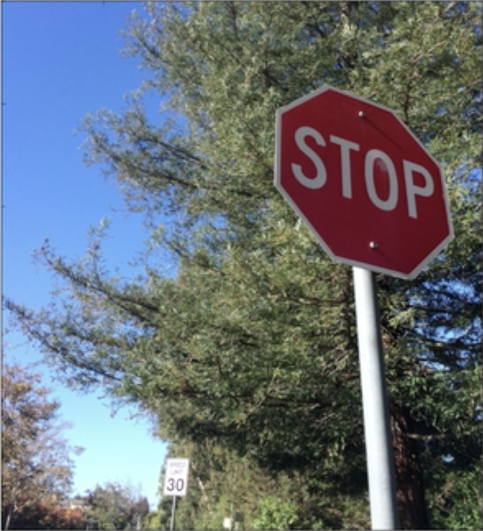
#> input picture 1_computer_vision_deep_learning_and_sensor/6_camera_calibration/stop_sign.png, 966 x 1062 px (shown at 1/2 size)
$ jupyter execute 16_transform_a_stop_sign.ipynb   (shell and % lines are left out)
#> lines starting #> are read from the running program, lines starting #| are printed output that depends on the picture
[cell 1]
import numpy as np
import cv2
import matplotlib.pyplot as plt
import matplotlib.image as mpimg

[cell 2]
img = mpimg.imread('stop_sign.png')
#> img is the input picture: shape (1062, 966, 4) float32; mean R, G, B, A 0.403, 0.435, 0.464, 1
img.shape
#> Out = (1062, 966, 4)

[cell 3]
plt.imshow(img)

[cell 4]
plt.imshow(img)
plt.plot(882, 340, '.')
plt.plot(905, 466, '.')
plt.plot(551, 368, '.')
plt.plot(560, 233, '.')
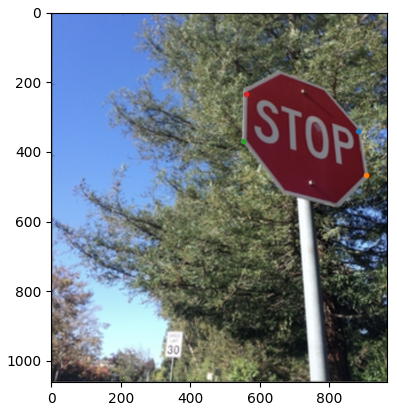
#> figure drawn by matplotlib, 1 panel

[cell 5]
def warp(img):
    img_size = (img.shape[1], img.shape[0])
#> img_size = (966, 1062)

    src = np.float32([
        [882, 340],
        [905, 466],
        [551, 368],
        [560, 233]
    ])

    dst = np.float32([
        [870, 240],
        [870, 370],
        [520, 370],
        [520, 240]

#         [600, 500],
#         [600, 600],
#         [400, 600],
#         [400, 500]

#         [900, 50],
#         [900, 1000],
#         [50, 1000],
#         [50, 50]
    ])

    M = cv2.getPerspectiveTransform(src, dst)

    M_inv = cv2.getPerspectiveTransform(dst, src)

    warped = cv2.warpPerspective(img, M, img_size, flags=cv2.INTER_LINEAR)
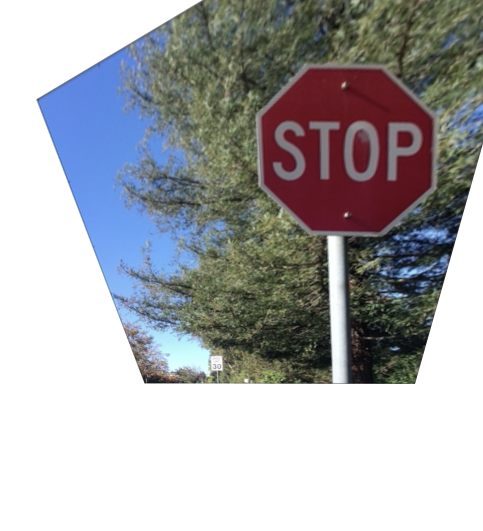
#> warped: shape (1062, 966, 4) float32 (shown at 1/2 size); mean R, G, B, A 0.209, 0.212, 0.224, 0.544; transparent parts drawn white

    return warped

[cell 6]
# [870, 240],
# [870, 370],
# [520, 370],
# [520, 240]

warped_img = warp(img)

f, (ax1, ax2) = plt.subplots(1, 2, figsize=(20, 10))
ax1.set_title('Source Img')
ax1.imshow(img)
ax2.set_title('Warped Img')
ax2.imshow(warped_img)
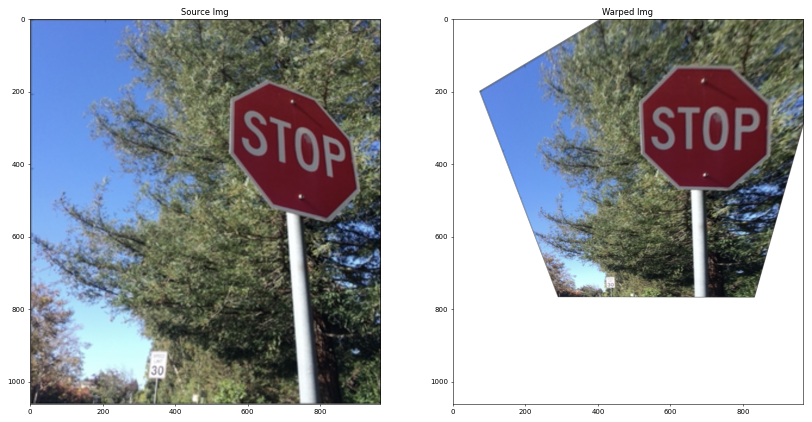
#> figure drawn by matplotlib, 2 panels

$ run again, with 1_computer_vision_deep_learning_and_sensor/6_camera_calibration/calibration1.png copied over 1_computer_vision_deep_learning_and_sensor/6_camera_calibration/stop_sign.png
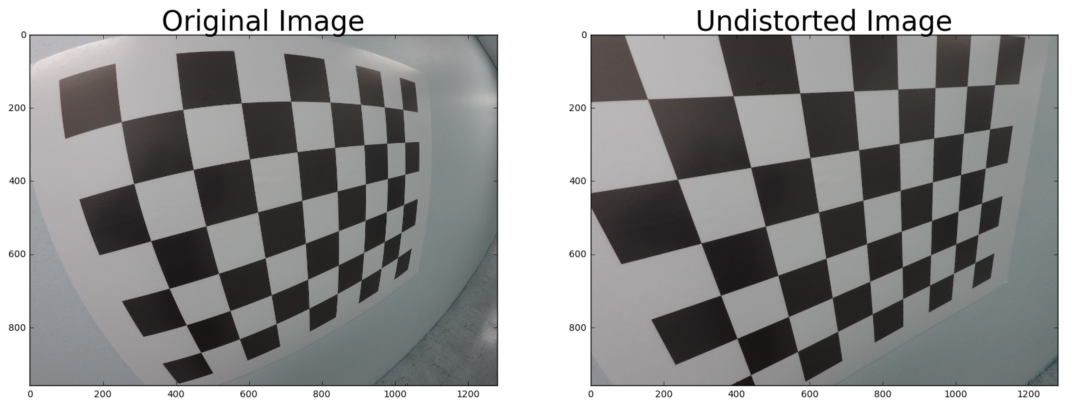
#> input picture 1_computer_vision_deep_learning_and_sensor/6_camera_calibration/calibration1.png, 2158 x 818 px (shown at 1/2 size)
#> img is the input picture: shape (818, 2158, 4) float32; mean R, G, B, A 0.579, 0.578, 0.578, 1
#> in warp, `warped = cv2.warpPerspective(img, M, img_size, flags=cv2.INTER_LINEAR)`:
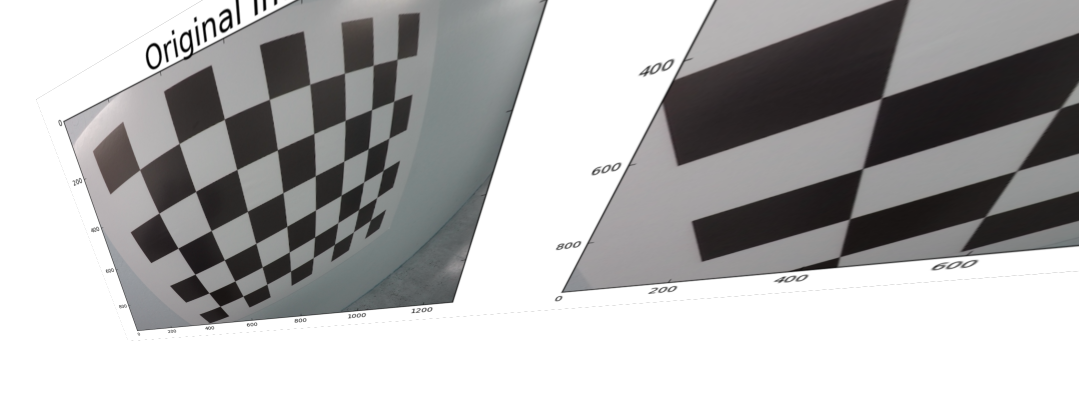
#> warped: shape (818, 2158, 4) float32 (shown at 1/2 size); mean R, G, B, A 0.384, 0.382, 0.382, 0.687; transparent parts drawn white
#> `[cell 6] # [870, 240], # [870, 370], # [520, 370], # [520, 240]  warpe..`:
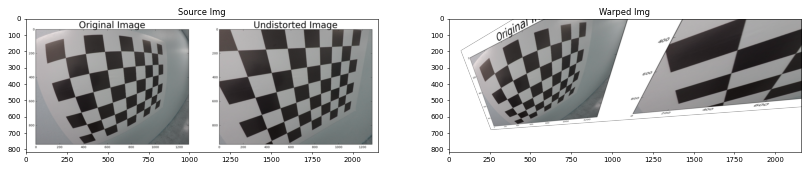
#> figure drawn by matplotlib, 2 panels

$ run again, with 1_computer_vision_deep_learning_and_sensor/6_camera_calibration/calibration_test.png copied over 1_computer_vision_deep_learning_and_sensor/6_camera_calibration/stop_sign.png
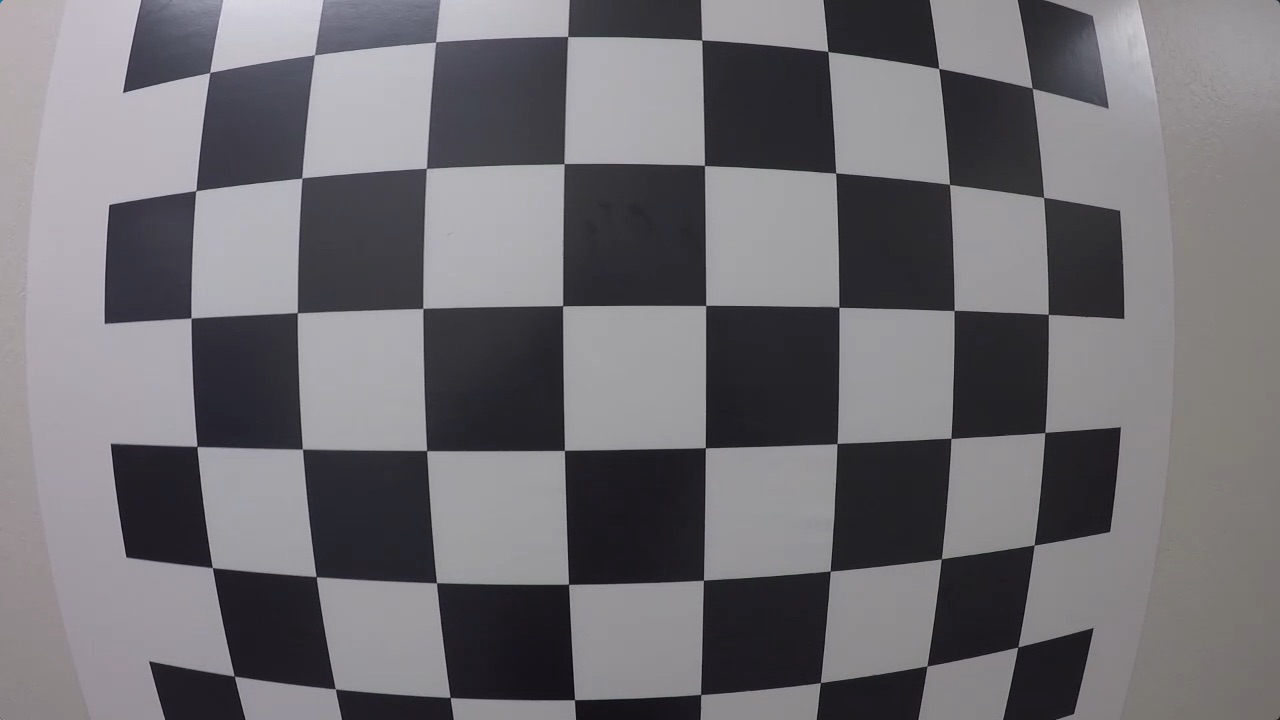
#> input picture 1_computer_vision_deep_learning_and_sensor/6_camera_calibration/calibration_test.png, 1280 x 720 px
#> img is the input picture: shape (720, 1280, 3) float32; mean R, G, B 0.443, 0.435, 0.453
#> in warp, `warped = cv2.warpPerspective(img, M, img_size, flags=cv2.INTER_LINEAR)`:
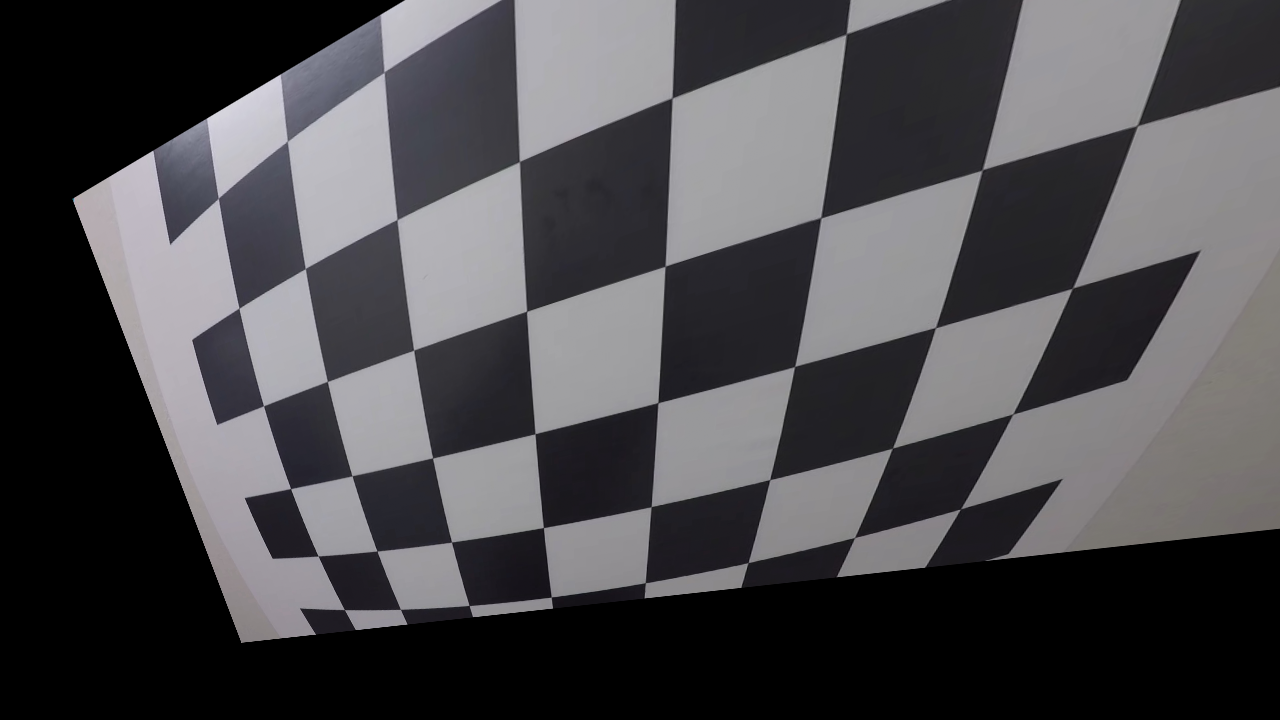
#> warped: shape (720, 1280, 3) float32; mean R, G, B 0.297, 0.293, 0.305
#> `[cell 6] # [870, 240], # [870, 370], # [520, 370], # [520, 240]  warpe..`:
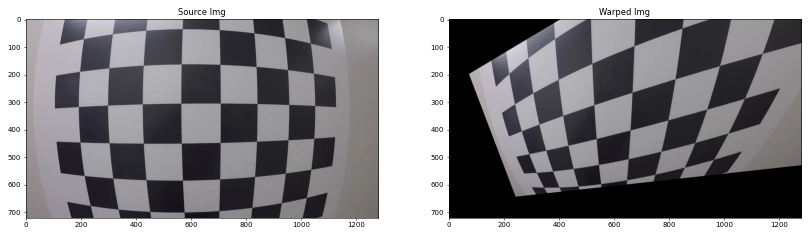
#> figure drawn by matplotlib, 2 panels

$ run again, with 1_computer_vision_deep_learning_and_sensor/6_camera_calibration/test_image2.jpg saved as 1_computer_vision_deep_learning_and_sensor/6_camera_calibration/stop_sign.png
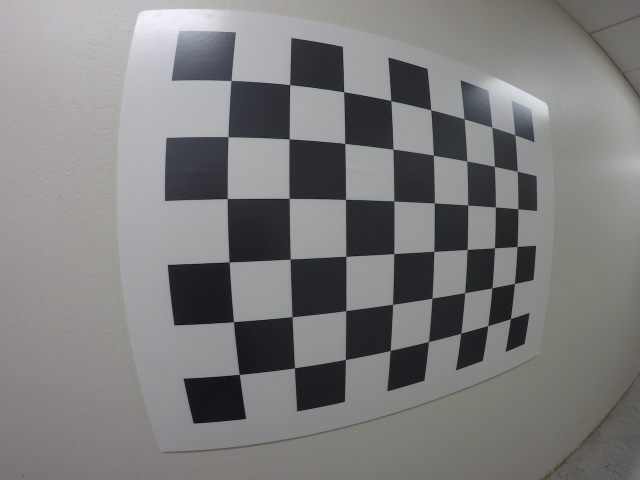
#> input picture 1_computer_vision_deep_learning_and_sensor/6_camera_calibration/test_image2.jpg, 1280 x 960 px (shown at 1/2 size)
#> img is the input picture: shape (960, 1280, 3) float32; mean R, G, B 0.491, 0.49, 0.489
#> in warp, `warped = cv2.warpPerspective(img, M, img_size, flags=cv2.INTER_LINEAR)`:
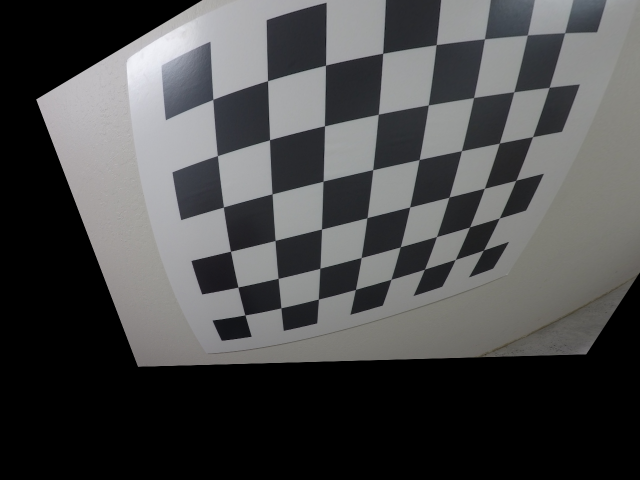
#> warped: shape (960, 1280, 3) float32 (shown at 1/2 size); mean R, G, B 0.294, 0.295, 0.296
#> `[cell 6] # [870, 240], # [870, 370], # [520, 370], # [520, 240]  warpe..`:
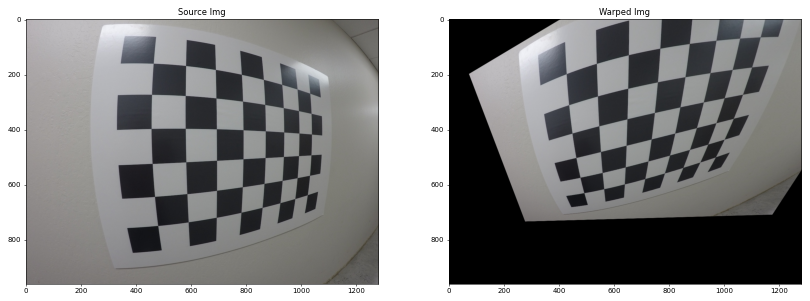
#> figure drawn by matplotlib, 2 panels
